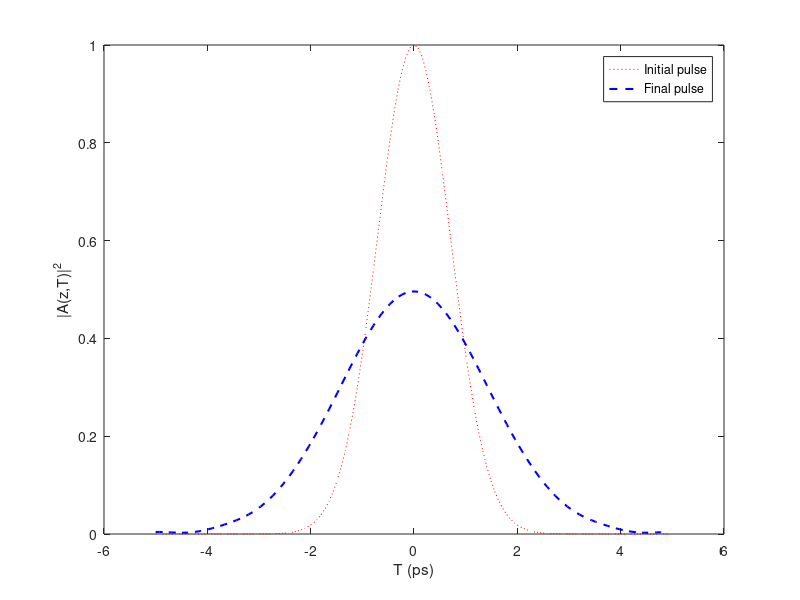

Reproduce this figure in MATLAB.
% Input parameters
Tmax = 10.00; % temporal grid size in ps
N = 0128; % number of grid points
T0 = 1.0; % pulse duration in ps
beta2 = +25; % GVD parameter in ps^2/km
z = 0.07; % propagation distance in km
C = +0.0; % chirp parameter

%write your matlab code
% Set up time and frequency grids
v = linspace(0,N-1,N);
dT = Tmax/N;
T = -Tmax/2 + v*dT; % Time grid
dOmega = 2*pi/Tmax;
p = find(v > floor(N/2)); % These three lines set up the frequency
v(p) = v(p)-N; % grid in the storage form employed by
Omega = v*dOmega; % Matlab.
A = exp(-((1+1i*C)/2)*(T/T0).^2); % Gaussian input pulse
G = A; % copy the initial Gaussian
At0 = fft(A); % STEP 1 - FT initial pulse
Atilde = At0.*exp(1i*beta2*Omega.^2*z/2); % STEP 2 - phase factor
A = ifft(Atilde); % STEP 3 - inverse FT
% Plot the input and output pulse
plot(T,abs(G).^2,'r:',T,abs(A).^2,'b--','Linewidth',1.5);
set(gca,'FontSize',10);
xlabel('T (ps)');
ylabel('|A(z,T)|^2');
legend('Initial pulse','Final pulse')